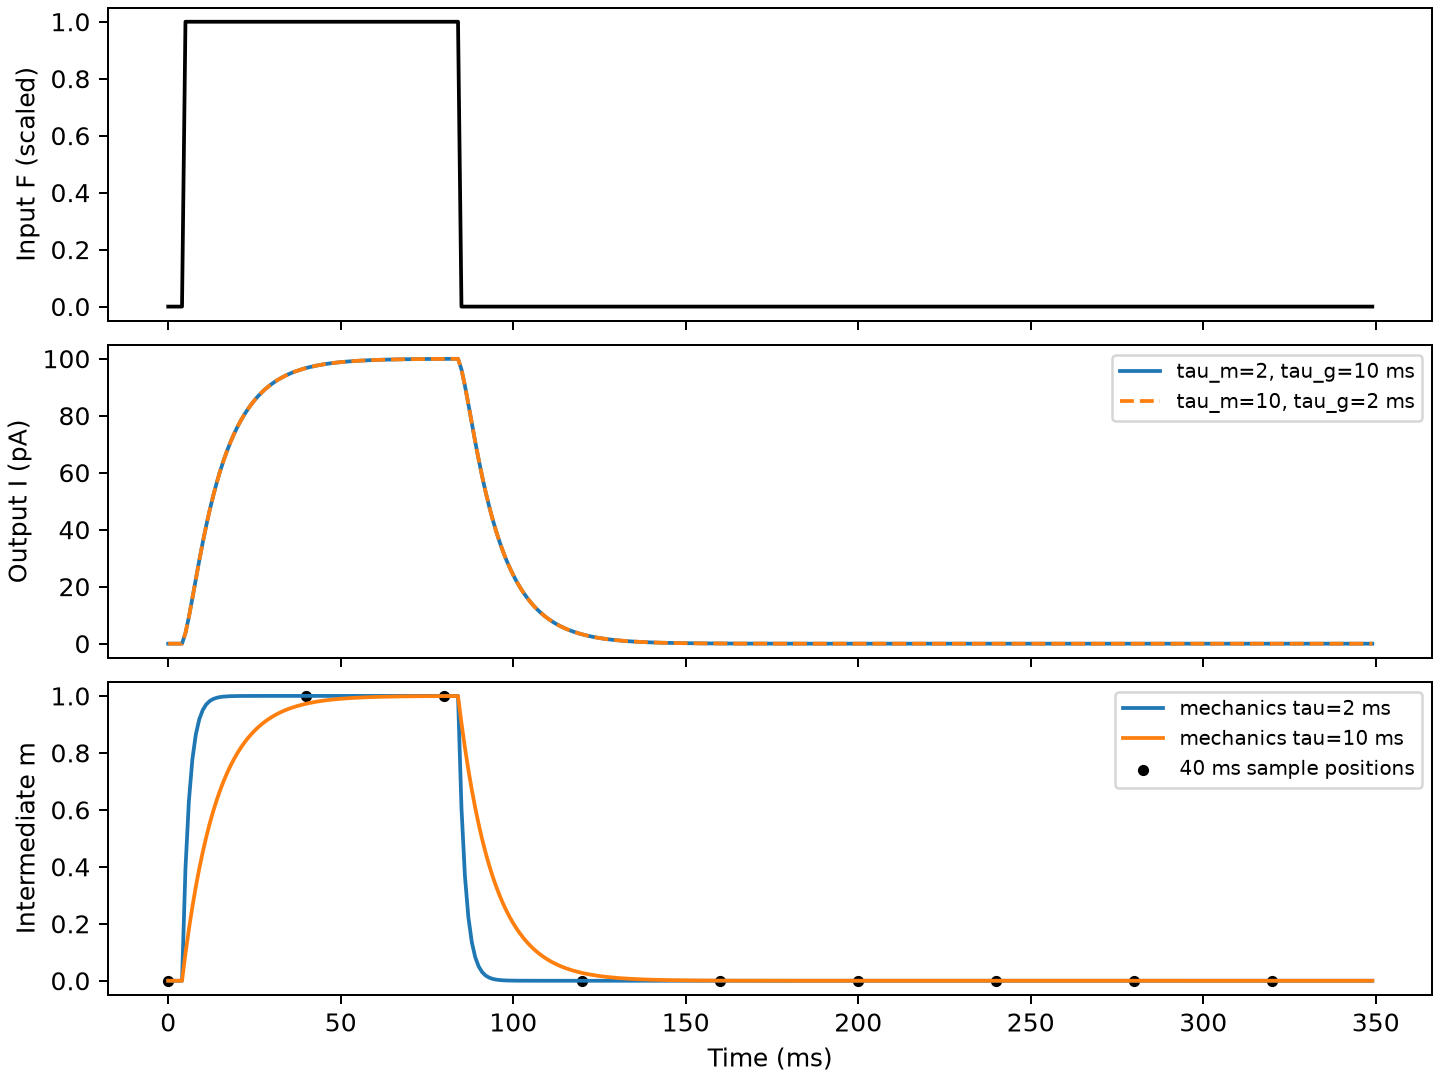

Write Python code to recreate this figure.
"""Linearized mechanics/gating cascade: an exact dynamic ambiguity.

Synthetic 1-ms protocol. This does not assign measured Piezo time constants;
it checks which data types can label two stages in a minimal linear cascade.
"""

from __future__ import annotations

import json
from pathlib import Path

import matplotlib.pyplot as plt
import numpy as np

HERE = Path(__file__).resolve().parent
DT_MS = 1.0
T = np.arange(0, 350, DT_MS)
F = np.zeros(T.shape)
F[(T >= 5) & (T < 85)] = 1.0
TAU_FAST_MS, TAU_SLOW_MS = 2.0, 10.0
G = 100.0
SD_M = .05


def filter_first_order(x, tau_ms):
    decay = np.exp(-DT_MS/tau_ms)
    y = np.zeros_like(x, float)
    previous = 0.
    for j, value in enumerate(x):
        previous = decay*previous + (1-decay)*value
        y[j] = previous
    return y


def main():
    mechanics_fast = filter_first_order(F, TAU_FAST_MS)
    mechanics_slow = filter_first_order(F, TAU_SLOW_MS)
    current_fast_mech = G*filter_first_order(mechanics_fast, TAU_SLOW_MS)
    current_slow_mech = G*filter_first_order(mechanics_slow, TAU_FAST_MS)
    dense = np.arange(len(T))
    sparse = np.arange(0, len(T), 40)
    diff = mechanics_fast - mechanics_slow
    phase_chisq = []
    for onset in range(40):
        shifted_force = np.zeros_like(F)
        shifted_force[(T >= onset) & (T < onset+80)] = 1.0
        shifted_diff = (filter_first_order(shifted_force, TAU_FAST_MS)
                        - filter_first_order(shifted_force, TAU_SLOW_MS))
        phase_chisq.append(float(np.sum((shifted_diff[sparse]/SD_M)**2)))
    result = {
        "synthetic": True,
        "model": "tau_m dm/dt=F-m; tau_g dq/dt=m-q; I=Gq",
        "time_constants_ms": [TAU_FAST_MS, TAU_SLOW_MS],
        "force_protocol": "unit pulse from 5 to 85 ms, total window 350 ms, 1 ms grid",
        "max_abs_current_difference_after_swapping_ms_pA": float(np.max(np.abs(
            current_fast_mech-current_slow_mech))),
        "max_abs_intermediate_mechanics_difference": float(np.max(np.abs(diff))),
        "expected_intermediate_delta_chisq_at_sd_0p05": {
            "1ms_sampling": float(np.sum((diff[dense]/SD_M)**2)),
            "40ms_sampling": float(np.sum((diff[sparse]/SD_M)**2)),
        },
        "40ms_sample_phase_sensitivity_for_80ms_pulse": {
            "min_median_max_delta_chisq": list(map(float,
                [np.min(phase_chisq), np.median(phase_chisq), np.max(phase_chisq)])),
            "fraction_below_unit_expected_noise_separation": float(np.mean(np.asarray(phase_chisq) < 1.0)),
        },
        "qualifier": "Sampling contrast depends on pulse phase and assumed noise; exact current equivalence follows from linear filter commutation for any input.",
    }
    (HERE / "dynamic_label_swap_audit.json").write_text(
        json.dumps(result, indent=2), encoding="utf-8")

    fig, axes = plt.subplots(3, 1, figsize=(8, 6), sharex=True, constrained_layout=True)
    axes[0].plot(T, F, color="black")
    axes[0].set(ylabel="Input F (scaled)")
    axes[1].plot(T, current_fast_mech, label="tau_m=2, tau_g=10 ms")
    axes[1].plot(T, current_slow_mech, ls="--", label="tau_m=10, tau_g=2 ms")
    axes[1].set(ylabel="Output I (pA)")
    axes[1].legend(fontsize=8)
    axes[2].plot(T, mechanics_fast, label="mechanics tau=2 ms")
    axes[2].plot(T, mechanics_slow, label="mechanics tau=10 ms")
    axes[2].scatter(T[sparse], mechanics_fast[sparse], color="black", s=12,
                    label="40 ms sample positions")
    axes[2].set(xlabel="Time (ms)", ylabel="Intermediate m")
    axes[2].legend(fontsize=8)
    fig.savefig(HERE / "dynamic_label_swap_audit.png", dpi=180)
    print(json.dumps(result, indent=2))


if __name__ == "__main__":
    main()
